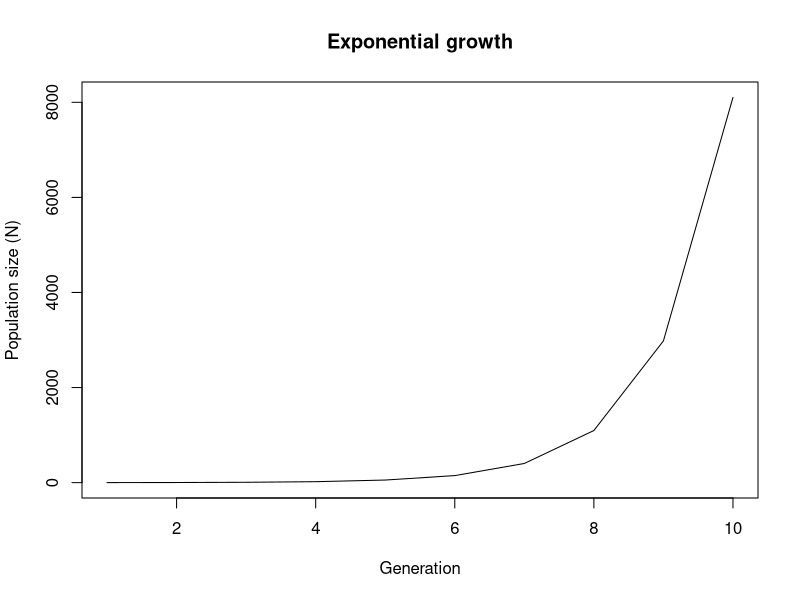

Write the R code that produced this figure.
# Language: R
# Script: browse.R
# Des: Demonstrate debugging with browser() in an exponential growth model
# Usage: Rscript browse.R
# Date: Oct, 2025
# Author: Ximan Ding (x.ding25@imperial.ac.uk)

# This function simulates exponential population growth over a number
# of generations and uses browser() to pause execution inside the loop.
#
# ARGUMENTS:
# N0          : Initial population size (default = 1)
# r           : Intrinsic growth rate (default = 1)
# generations : Number of generations to simulate (default = 10)
#
# OUTPUT:
# A numeric vector N of length 'generations' containing the population
# size at each generation.

Exponential <- function(N0 = 1, r = 1, generations = 10) {
  
  # Create a numeric vector of length 'generations' filled with NA
  N <- rep(NA, generations)
  
  # Set the population size at the first generation
  N[1] <- N0
  
  # Loop from generation 2 to 'generations'
  for (t in 2:generations) {
    
    # Update the population size using the exponential growth equation
    N[t] <- N[t - 1] * exp(r)
    
    # Enter browser mode at each iteration
    # This allows you to inspect variables such as 't' and 'N'
    browser()
  }
  
  # Return the full time series of population sizes
  return(N)
}

# Call the Exponential function and plot the resulting trajectory
plot(
  Exponential(),
  type = "l",                         # line plot
  main = "Exponential growth",        # plot title
  xlab = "Generation",                # x-axis label
  ylab = "Population size (N)"        # y-axis label
)
